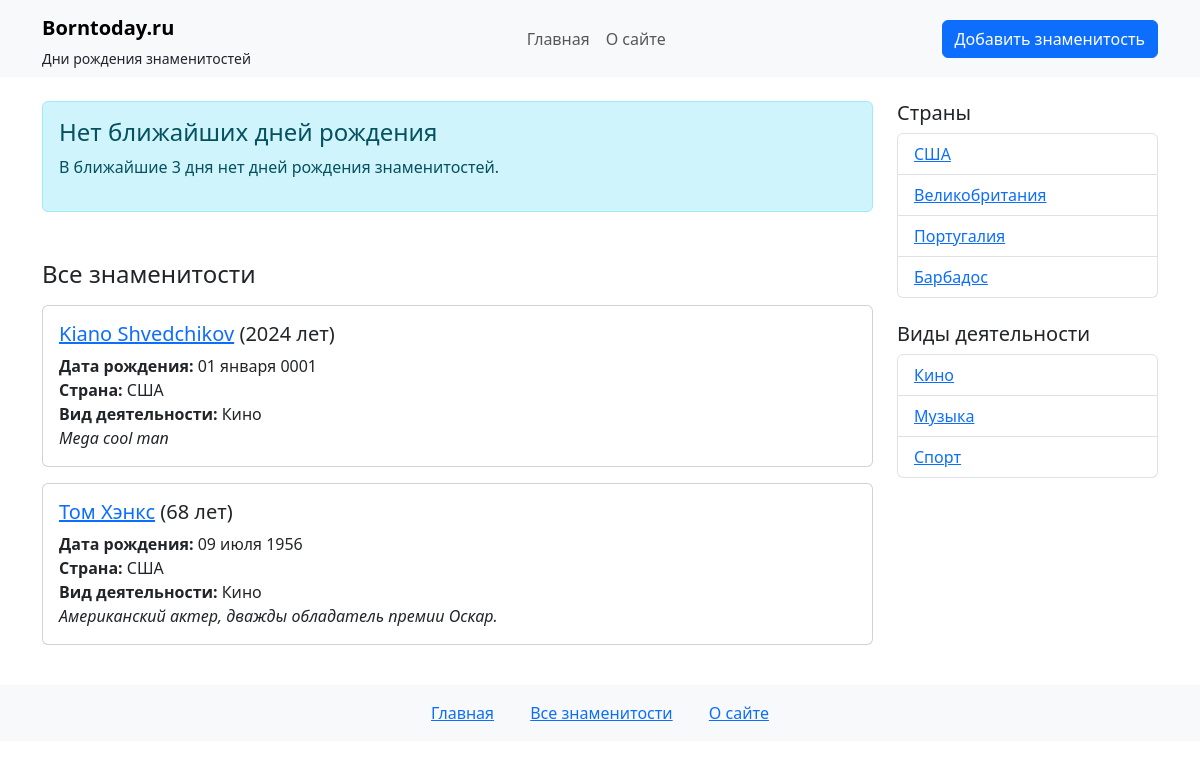
The page / on the database its author committed.
### star/models.py (models this page shows, shortened)
class Star(models.Model):
    name = models.CharField(max_length=100, verbose_name="Имя")
    slug = models.SlugField(max_length=255, unique=True, db_index=True, verbose_name="URL")
    country = models.ForeignKey(Country, on_delete=models.CASCADE, related_name='stars', verbose_name="Страна")
    categories = models.ManyToManyField(Category, related_name='stars', verbose_name="Категории")
    birth_date = models.DateField(verbose_name="Дата рождения")
    content = models.TextField(verbose_name="Описание")
    photo = models.ImageField(upload_to='photos/%Y/%m/%d/', blank=True, null=True, verbose_name="Фотография")
    is_published = models.BooleanField(default=True, verbose_name="Опубликовано")
    time_create = models.DateTimeField(auto_now_add=True, verbose_name="Время создания")
    time_update = models.DateTimeField(auto_now=True, verbose_name="Время изменения")
    def get_age(self):
        today = date.today()
        age = today.year - self.birth_date.year
        if (today.month, today.day) < (self.birth_date.month, self.birth_date.day):
            age -= 1
        return age
    class Meta:
        verbose_name = 'Знаменитость'
        verbose_name_plural = 'Знаменитости'
        ordering = ['-time_create']  # Сортировка по убыванию времени создания
        indexes = [
            models.Index(fields=['-time_create']),  # Индекс для повышения производительности
        ]

class Country(models.Model):
   name = models.CharField(max_length=100)  # Название страны
   slug = models.SlugField(max_length=255, blank=True, unique=False, db_index=True, verbose_name="URL")
   class Meta:
       verbose_name = 'Страна'
       verbose_name_plural = 'Страны'

class Category(models.Model):
    title = models.CharField(max_length=100)  # Название категории
    slug = models.SlugField(max_length=255, blank=True, db_index=True, verbose_name="URL")
    class Meta:
        verbose_name = 'Категория'
        verbose_name_plural = 'Категории'

### star/views.py (the view)
# urls.py: path('', views.index, name='star_index'),  # Главная страница
def index(request):
    all_stars = Star.objects.filter(is_published=True)
    today = date.today()
    tomorrow = today + timedelta(days=1)
    day_after_tomorrow = today + timedelta(days=2)
    today_stars = []
    tomorrow_stars = []
    day_after_tomorrow_stars = []
    for star in all_stars:
        if star.birth_date.month == today.month and star.birth_date.day == today.day:
            today_stars.append(star)
        elif star.birth_date.month == tomorrow.month and star.birth_date.day == tomorrow.day:
            tomorrow_stars.append(star)
        elif star.birth_date.month == day_after_tomorrow.month and star.birth_date.day == day_after_tomorrow.day:
            day_after_tomorrow_stars.append(star)
    countries = Country.objects.all()
    categories = Category.objects.all()
    context = {
        'stars': all_stars,
        'today_stars': today_stars,
        'tomorrow_stars': tomorrow_stars,
        'day_after_tomorrow_stars': day_after_tomorrow_stars,
        'today_date': today,
        'tomorrow_date': tomorrow,
        'day_after_tomorrow_date': day_after_tomorrow,
        'star_countries': countries,
        'star_categories': categories,
        'title': 'Дни рождения звезд'
    }
    return render(request, 'star/index.html', context)

### star/templates/star/index.html (shortened to what this page needs)
{% extends 'star/base.html' %}
{% block content %}
{% if today_stars %}
  <h4 class="mb-3">Сегодня день рождения у:</h4>
  {% for star in today_stars %}
    <div class="card mb-3 border-success">
      <div class="card-body">
        <h5 class="card-title">
          <a href="{% url 'star_detail' star.id %}">{{ star.name }}</a> ({{ star.get_age }} лет)
        </h5>
        <p class="card-text">
          <strong>Дата рождения:</strong> {{ star.birth_date|date:"d E Y" }}<br>
          <strong>Страна:</strong> {{ star.country.name }}<br>
          <strong>Вид деятельности:</strong>
          {% for category in star.categories.all %}
            {{ category.title }}{% if not forloop.last %}, {% endif %}
          {% endfor %}<br>
          <em>{{ star.content }}</em>
        </p>
      </div>
    </div>
  {% endfor %}
{% else %}
  <div class="alert alert-info mb-4">
    <h4 class="alert-heading">Нет ближайших дней рождения</h4>
    <p>В ближайшие 3 дня нет дней рождения знаменитостей.</p>
  </div>
{% endif %}
<h4 class="mt-5 mb-3">Все знаменитости</h4>
{% for star in stars %}
  <div class="card mb-3">
    <div class="card-body">
      <h5 class="card-title">
        <a href="{% url 'star_detail' star.slug %}">{{ star.name }}</a> ({{ star.get_age }} лет)
      </h5>
      <p class="card-text">
        <strong>Дата рождения:</strong> {{ star.birth_date|date:"d E Y" }}<br>
        <strong>Страна:</strong> {{ star.country.name }}<br>
        <strong>Вид деятельности:</strong>
        {% for category in star.categories.all %}
          {{ category.title }}{% if not forloop.last %}, {% endif %}
        {% endfor %}<br>
        <em>{{ star.content }}</em>
      </p>
    </div>
  </div>
{% empty %}
  <p>Нет знаменитостей в базе данных.</p>
{% endfor %}
{% endblock %}

### star/templates/star/sidebar.html
<div class="col-md-3">
 <h5>Страны</h5>
 <ul class="list-group mb-4">
   {% for country in star_countries %}
   <li class="list-group-item">
     <a href="{% url 'stars_by_country' country.slug %}">{{country.name}}</a>
   </li>
   {% endfor %}
 </ul>
 <h5>Виды деятельности</h5>
 <ul class="list-group">
   {% for cat in star_categories %}
   <li class="list-group-item">
     <a href="{% url 'stars_by_category' cat.slug %}">{{ cat.title }}</a>
   </li>
   {% endfor %}
 </ul>
</div>

### rows shown on the page
Star: name "Kiano Shvedchikov", get_age "2024", birth_date "01 января 0001", country.name "США", content "Mega cool man"
Category: title "Кино"
Star: name "Том Хэнкс", get_age "68", birth_date "09 июля 1956", country.name "США", content "Американский актер, дважды обладатель премии Оскар."
Country: name "США"
Country: name "Великобритания"
Country: name "Португалия"
Country: name "Барбадос"
Category: title "Музыка"
Category: title "Спорт"
